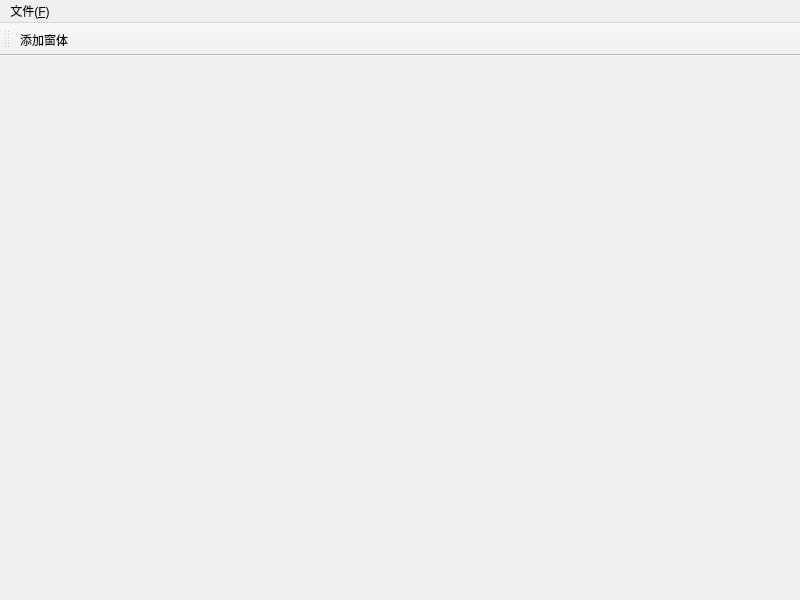
<?xml version="1.0" encoding="UTF-8"?>
<ui version="4.0">
 <class>MainForm2</class>
 <widget class="QMainWindow" name="MainForm2">
  <property name="geometry">
   <rect>
    <x>0</x>
    <y>0</y>
    <width>800</width>
    <height>600</height>
   </rect>
  </property>
  <property name="windowTitle">
   <string>MainWindow</string>
  </property>
  <widget class="QWidget" name="centralwidget">
   <widget class="QWidget" name="gridLayoutWidget">
    <property name="geometry">
     <rect>
      <x>170</x>
      <y>90</y>
      <width>471</width>
      <height>331</height>
     </rect>
    </property>
    <layout class="QGridLayout" name="MiangridLayout"/>
   </widget>
  </widget>
  <widget class="QMenuBar" name="menubar">
   <property name="geometry">
    <rect>
     <x>0</x>
     <y>0</y>
     <width>800</width>
     <height>22</height>
    </rect>
   </property>
   <widget class="QMenu" name="menu_F">
    <property name="title">
     <string>文件(&amp;F)</string>
    </property>
    <addaction name="fileActionOpen"/>
    <addaction name="actionnew"/>
    <addaction name="actionclos"/>
   </widget>
   <addaction name="menu_F"/>
  </widget>
  <widget class="QToolBar" name="toolBar">
   <property name="windowTitle">
    <string>toolBar</string>
   </property>
   <attribute name="toolBarArea">
    <enum>TopToolBarArea</enum>
   </attribute>
   <attribute name="toolBarBreak">
    <bool>false</bool>
   </attribute>
   <addaction name="addWinAction"/>
  </widget>
  <action name="fileActionOpen">
   <property name="text">
    <string>open</string>
   </property>
  </action>
  <action name="actionnew">
   <property name="text">
    <string>new </string>
   </property>
  </action>
  <action name="actionclos">
   <property name="text">
    <string>close</string>
   </property>
  </action>
  <action name="addWinAction">
   <property name="text">
    <string>添加窗体</string>
   </property>
   <property name="toolTip">
    <string>添加窗体</string>
   </property>
  </action>
 </widget>
 <resources/>
 <connections/>
</ui>
